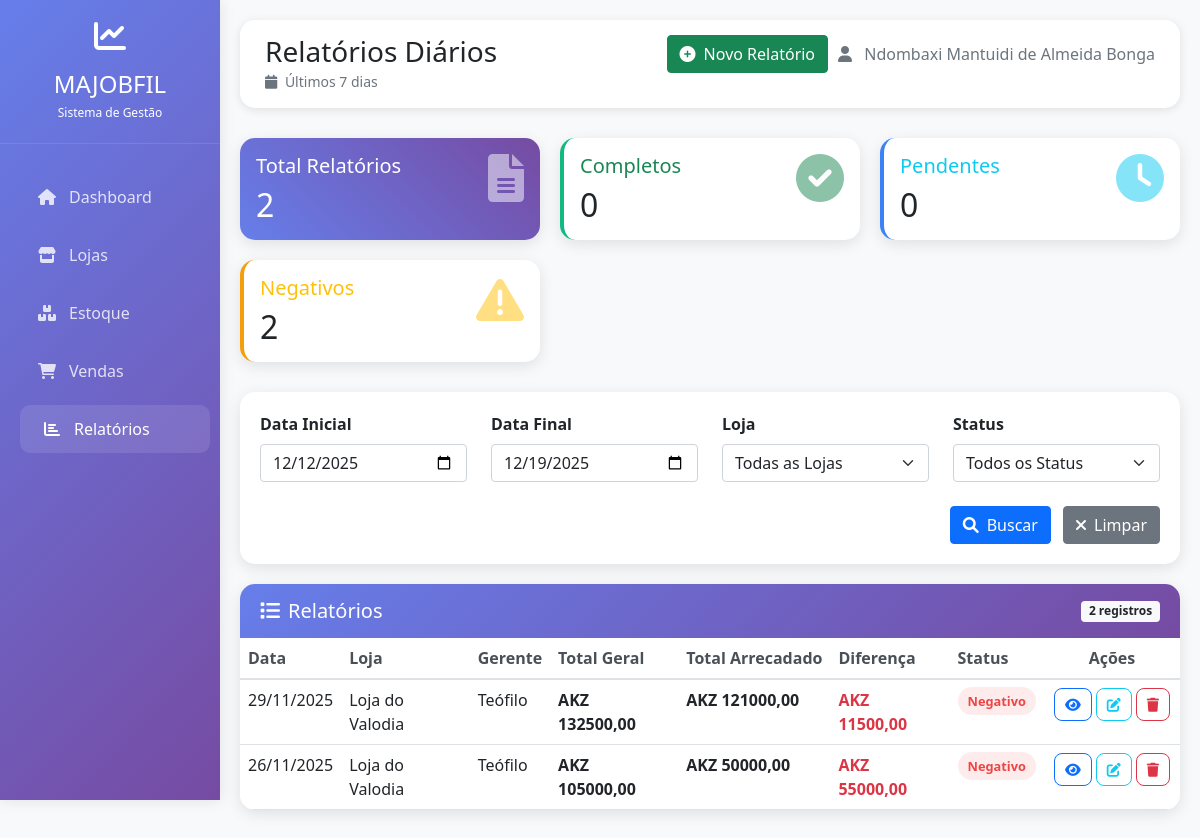
The page /relatorio/relatorios/lista/ (signed in) on the database as committed earlier.
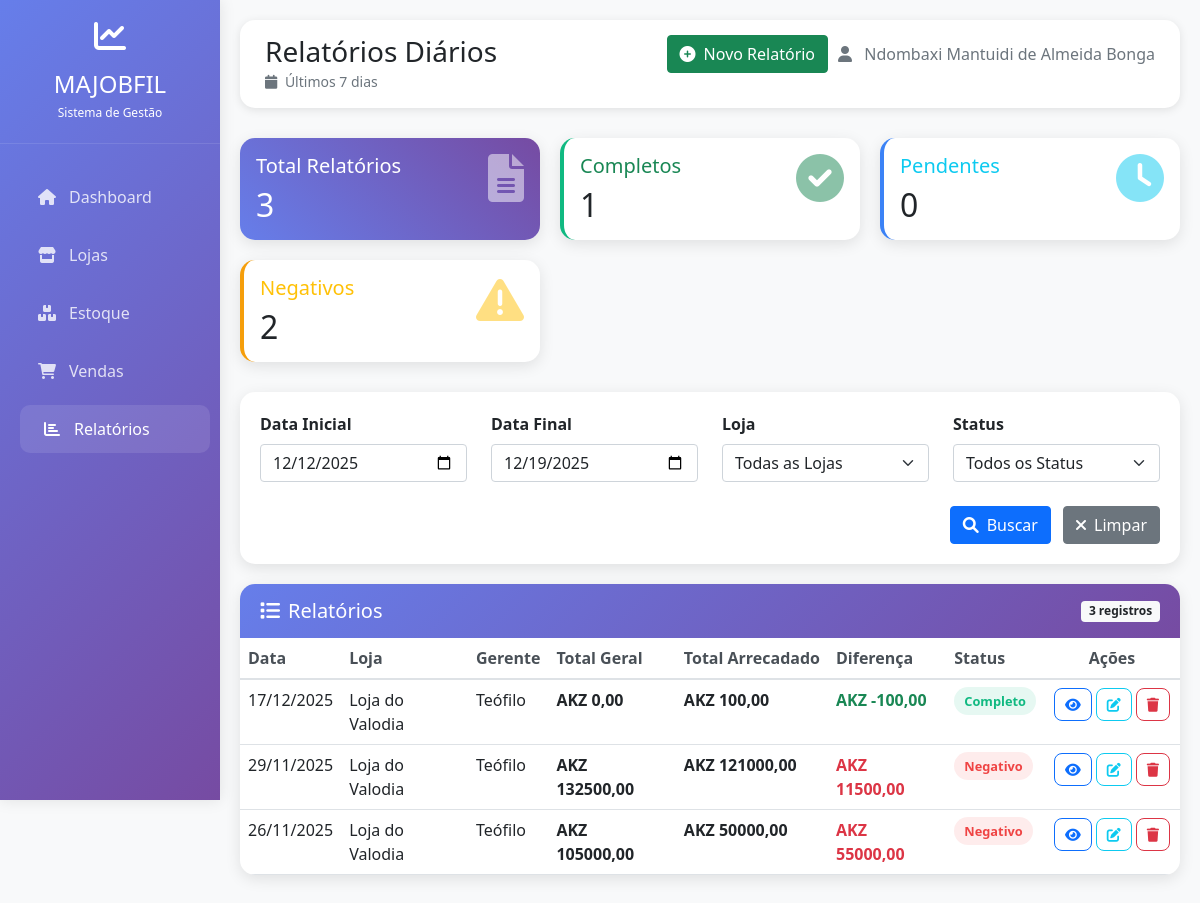
The same page on the database as committed later.
### relatorio/models.py (models this page shows, shortened)
class RelatorioDiario(models.Model):
    loja = models.ForeignKey(
        'lojas.Loja',
        on_delete=models.CASCADE,
        verbose_name='Loja',
        related_name='relatorios_diarios',
        null=True  # Permite null para migrações
    )
    usuario = models.ForeignKey(
    settings.AUTH_USER_MODEL,
    on_delete=models.CASCADE,
    verbose_name='Usuário/Gerente',
    related_name='relatorios_diarios',
    null=True  # Adicione esta linha temporariamente
    )
    data = models.DateField(verbose_name='Data')
    tpa = models.DecimalField(
        max_digits=10,
        decimal_places=2,
        verbose_name='TPA',
        default=0
    )
    dstv = models.DecimalField(
        max_digits=10,
        decimal_places=2,
        verbose_name='DSTV',
        default=0
    )
    inicio_dstv = models.DecimalField(
        max_digits=10,
        decimal_places=2,
        verbose_name='INICIO DA DSTV',
        default=0
    )
    resto_dstv = models.DecimalField(
        max_digits=10,
        decimal_places=2,
        verbose_name='RESTO DA DSTV',
        default=0
    )
    zap = models.DecimalField(
        max_digits=10,
        decimal_places=2,
        verbose_name='ZAP',
        default=0
    )
    resto_zap = models.DecimalField(
        max_digits=10,
        decimal_places=2,
        verbose_name='RESTO DA ZAP',
        default=0
    )
    unitel = models.DecimalField(
        max_digits=10,
        decimal_places=2,
        verbose_name='UNITEL',
        default=0
    )
    resto_unitel = models.DecimalField(
        max_digits=10,
        decimal_places=2,
        verbose_name='RESTO DA UNITEL',
        default=0
    )
    africell = models.DecimalField(
        max_digits=10,
        decimal_places=2,
        verbose_name='AFRICEL',
        default=0
    )
    resto_africell = models.DecimalField(
        max_digits=10,
        decimal_places=2,
        verbose_name='RESTO DA AFRICEL',
        default=0
    )
    recargas = models.DecimalField(
        max_digits=10,
        decimal_places=2,
        verbose_name='RECARGAS',
        default=0
    )
    detalhes_recargas = models.TextField(
        blank=True,
        null=True,
        verbose_name="Detalhes das Recargas em JSON"
    )
    acc = models.DecimalField(
        max_digits=10,
        decimal_places=2,
        verbose_name='ACC',
        default=0
    )
    total_geral = models.DecimalField(
        max_digits=10,
        decimal_places=2,
        verbose_name='TOTAL GERAL',
        default=0
    )
    dm = models.DecimalField(
        max_digits=10,
        decimal_places=2,
        verbose_name='DM',
        default=0
    )
    moedas = models.DecimalField(
        max_digits=10,
        decimal_places=2,
        verbose_name='MOEDAS',
        default=0
    )
    gastos = models.DecimalField(
        max_digits=10,
        decimal_places=2,
        verbose_name='GASTOS',
        default=0
    )
    observacao_falta = models.TextField(
        verbose_name='Observação da Falta',
        blank=True,
        null=True,
        help_text='Observação obrigatória quando há falta de dinheiro no caixa'
    )
    criado_em = models.DateTimeField(auto_now_add=True)
    atualizado_em = models.DateTimeField(auto_now=True)
    class Meta:
        verbose_name = 'Relatório Diário'
        verbose_name_plural = 'Relatórios Diários'
        ordering = ['-data', 'loja']
        unique_together = ['loja', 'data']
    def calcular_total_arrecadado(self):
        return (self.dm or Decimal('0.00')) + \
               (self.moedas or Decimal('0.00')) + \
               (self.tpa or Decimal('0.00')) + \
               (self.gastos or Decimal('0.00'))
    def calcular_diferenca(self):
        return self.total_geral - self.calcular_total_arrecadado()

### lojas/models.py (models this page shows, shortened)
class Loja(models.Model):
    PROVINCIAS = [
        ('Bengo', 'Bengo'),
        ('Benguela', 'Benguela'),
        ('Bié', 'Bié'),
        ('Cabinda', 'Cabinda'),
        ('Cuando-Cubango', 'Cuando-Cubango'),
        ('Cuanza-Norte', 'Cuanza-Norte'),
        ('Cuanza-Sul', 'Cuanza-Sul'),
        ('Cunene', 'Cunene'),
        ('Huambo', 'Huambo'),
        ('Huíla', 'Huíla'),
        ('Luanda', 'Luanda'),
        ('Lunda-Norte', 'Lunda-Norte'),
        ('Lunda-Sul', 'Lunda-Sul'),
        ('Malanje', 'Malanje'),
        ('Moxico', 'Moxico'),
        ('Namibe', 'Namibe'),
        ('Uíge', 'Uíge'),
        ('Zaire', 'Zaire'),
    ]
    nome = models.CharField(max_length=100, verbose_name='Nome da Loja')
    bairro = models.CharField(max_length=100, verbose_name='Bairro')
    cidade = models.CharField(max_length=100, verbose_name='Cidade')
    provincia = models.CharField(max_length=50, choices=PROVINCIAS, verbose_name='Província')
    municipio = models.CharField(max_length=100, verbose_name='Município')
    gerentes = models.ManyToManyField(
        settings.AUTH_USER_MODEL,
        verbose_name='Gerentes',
        related_name='lojas_gerenciadas'
    )
    class Meta:
        verbose_name = 'Loja'
        verbose_name_plural = 'Lojas'

### conta/models.py (models this page shows, shortened)
class Conta(AbstractBaseUser, PermissionsMixin):
    username = models.CharField('Nome de usuário', max_length=30, unique=True)
    email = models.EmailField('Email', unique=True)
    nome = models.CharField('Nome completo', max_length=100)
    telemovel = models.CharField('Telemóvel', max_length=15, blank=True, null=True)
    data_nascimento = models.DateField('Data de nascimento', blank=True, null=True)
    bilhete_identidade = models.CharField('Bilhete de Identidade', max_length=20, blank=True, null=True)
    bairro = models.CharField('Bairro', max_length=100, blank=True, null=True)
    cidade = models.CharField('Cidade', max_length=100, blank=True, null=True)
    provincia = models.CharField('Província', max_length=100, blank=True, null=True)
    municipio = models.CharField('Município', max_length=100, blank=True, null=True)
    is_active = models.BooleanField('Ativo', default=True)
    is_staff = models.BooleanField('Staff', default=False)
    is_superuser = models.BooleanField('superuser', default=False)
    date_joined = models.DateTimeField('Data de registro', default=timezone.now)
    objects = CustomUserManager()
    USERNAME_FIELD = 'email'
    REQUIRED_FIELDS = ['username', 'nome']
    class Meta:
        verbose_name = 'Conta'
        verbose_name_plural = 'Contas'
    def get_full_name(self):
        return self.nome

### relatorio/views.py (the view)
# urls.py: path('relatorios/lista/', views.lista_relatorios, name='listar_relatorios_diarios'),
@login_required
def lista_relatorios(request):
    if request.user.is_superuser:
        relatorios = RelatorioDiario.objects.all().select_related('loja', 'usuario')
        lojas = Loja.objects.all()
    else:
        lojas_usuario = request.user.lojas_gerenciadas.all()
        relatorios = RelatorioDiario.objects.filter(loja__in=lojas_usuario).select_related('loja', 'usuario')
        lojas = lojas_usuario
    data_inicial = request.GET.get('data_inicial')
    data_final = request.GET.get('data_final')
    loja_id = request.GET.get('loja')
    status = request.GET.get('status')
    if data_inicial:
        relatorios = relatorios.filter(data__gte=data_inicial)
    if data_final:
        relatorios = relatorios.filter(data__lte=data_final)
    if loja_id:
        relatorios = relatorios.filter(loja_id=loja_id)
    relatorios = relatorios.order_by('-data', 'loja__nome')
    total_relatorios = relatorios.count()
    completos = 0
    negativos = 0
    pendentes = 0
    relatorios_com_calculos = []
    for relatorio in relatorios:
        try:
            total_arrecadado = relatorio.calcular_total_arrecadado()
            diferenca = relatorio.calcular_diferenca()
            if diferenca < 0:
                completos += 1
                status_relatorio = 'completo'
            elif diferenca > 0:
                negativos += 1
                status_relatorio = 'negativo'
            else:
                pendentes += 1
                status_relatorio = 'pendente'
            if status and status != status_relatorio:
                continue
            relatorio.total_arrecadado_calculado = total_arrecadado
            relatorio.diferenca_calculada = diferenca
            relatorio.status = status_relatorio
            relatorios_com_calculos.append(relatorio)
        except Exception as e:
            print(f"Erro ao calcular totais para relatório {relatorio.id}: {e}")
            continue
    if status:
        completos = len([r for r in relatorios_com_calculos if r.status == 'completo'])
        negativos = len([r for r in relatorios_com_calculos if r.status == 'negativo'])
        pendentes = len([r for r in relatorios_com_calculos if r.status == 'pendente'])
        total_relatorios = len(relatorios_com_calculos)
    context = {
        'relatorios_recentes': relatorios_com_calculos,
        'total_relatorios': total_relatorios,
        'completos': completos,
        'negativos': negativos,
        'pendentes': pendentes,
        'lojas': lojas,
        'filtros': {
            'data_inicial': data_inicial,
            'data_final': data_final,
            'loja_id': loja_id,
            'status': status,
        }
    }
    return render(request, 'lista_relatorios.html', context)

### conta/context_processors.py (called while the page is built, shortened)
def estatisticas_relatorios(request):
    if request.user.is_superuser:
        relatorios = RelatorioDiario.objects.all()
    else:
        lojas_usuario = request.user.lojas_gerenciadas.all()
        relatorios = RelatorioDiario.objects.filter(loja__in=lojas_usuario)
    total_relatorios = relatorios.count()
    completos = 0
    negativos = 0
    pendentes = 0
    for relatorio in relatorios:
        try:
            diferenca = relatorio.calcular_diferenca()
            if diferenca > 0:
                completos += 1
            elif diferenca < 0:
                negativos += 1
            else:
                pendentes += 1
        except Exception:
            continue
    return {
        'estatisticas': {
            'total_relatorios': total_relatorios,
            'completos': completos,
            'pendentes': pendentes,
            'negativos': negativos,
        }
    }

def atividades_recentes_context(request):
    if not request.user.is_authenticated:
        return {'atividades_recentes': []}
    atividades = Atividade.objects.filter(
        usuario=request.user
    ).order_by('-data')[:5]
    return {'atividades_recentes': atividades}

### relatorio/templates/lista_relatorios.html (shortened to what the changed rows need)
<!DOCTYPE html>
<html lang="pt">
<head>
    <link href="https://cdn.jsdelivr.net/npm/bootstrap@5.1.3/dist/css/bootstrap.min.css" rel="stylesheet">
    <link href="https://cdnjs.cloudflare.com/ajax/libs/font-awesome/6.0.0/css/all.min.css" rel="stylesheet">
</head>
<body>
    <div class="main-content" id="mainContent">
        <div class="stats-grid fade-in">
            <div class="card stats-card card-primary text-white">
                <div class="card-body">
                    <div class="row">
                        <div class="col-8">
                            <h5>Total Relatórios</h5>
                            <h2 class="mb-0">{{ total_relatorios }}</h2>
                        </div>
                    </div>
                </div>
            </div>
            <div class="card stats-card card-success">
                <div class="card-body">
                    <div class="row">
                        <div class="col-8">
                            <h5 class="text-success">Completos</h5>
                            <h2 class="mb-0 text-dark">{{ completos }}</h2>
                        </div>
                    </div>
                </div>
            </div>
            <div class="card stats-card card-info">
                <div class="card-body">
                    <div class="row">
                        <div class="col-8">
                            <h2 class="mb-0 text-dark">{{ pendentes }}</h2>
                        </div>
                    </div>
                </div>
            </div>
            <div class="card stats-card card-warning">
                <div class="card-body">
                    <div class="row">
                        <div class="col-8">
                            <h2 class="mb-0 text-dark">{{ negativos }}</h2>
                        </div>
                    </div>
                </div>
            </div>
        </div>
        <div class="table-container fade-in">
            <div class="table-header d-flex justify-content-between align-items-center flex-wrap gap-2">
                <h5 class="mb-0"><i class="fas fa-list me-2"></i>Relatórios</h5>
                <span class="badge bg-light text-dark">{{ relatorios_recentes|length }} registros</span>
            </div>
            <div class="table-responsive">
                <table class="table table-hover mb-0">
                    <thead>
                        <tr>
                            <th>Data</th>
                            <th>Loja</th>
                            <th>Gerente</th>
                            <th>Total Geral</th>
                            <th>Total Arrecadado</th>
                            <th>Diferença</th>
                            <th>Status</th>
                            <th class="text-center">Ações</th>
                        </tr>
                    </thead>
                    <tbody>
                    {% for relatorio in relatorios_recentes %}
                    <tr>
                        <td>{{ relatorio.data|date:"d/m/Y" }}</td>
                        <td>{{ relatorio.loja.nome|default:"N/A" }}</td>
                        <td>{{ relatorio.usuario.get_full_name|default:relatorio.usuario.username }}</td>
                        <td><strong>AKZ {{ relatorio.total_geral|floatformat:2 }}</strong></td>
                        <td><strong>AKZ {{ relatorio.total_arrecadado_calculado|floatformat:2 }}</strong></td>
                        <td class="{% if relatorio.diferenca_calculada < 0 %}text-success{% elif relatorio.diferenca_calculada > 0 %}text-danger{% else %}text-warning{% endif %} fw-bold">
                            AKZ {{ relatorio.diferenca_calculada|floatformat:2 }}
                        </td>
                        <td>
                            {% if relatorio.campos_pendentes %}
                                <span class="status-badge status-pendente">Pendente</span>
                            {% else %}
                                {% if relatorio.total_arrecadado_calculado >= relatorio.total_geral %}
                                    <span class="status-badge status-completo">Completo</span>
                                {% else %}
                                    <span class="status-badge status-negativo">Negativo</span>
                                {% endif %}
                            {% endif %}
                        </td>
                        <td class="text-center">
                            <div class="d-flex justify-content-center">
                                <a href="{% url 'detalhes_relatorio_diario' relatorio.id %}" class="btn btn-sm btn-outline-primary acoes-btn" title="Ver Detalhes">
                                    <i class="fas fa-eye"></i>
                                </a>
                                {% if user.is_superuser %}
                                <a href="{% url 'editar_relatorio_diario' relatorio.id %}" class="btn btn-sm btn-outline-info acoes-btn" title="Editar">
                                    <i class="fas fa-edit"></i>
                                </a>
                                <a href="{% url 'excluir_relatorio_diario' relatorio.id %}" class="btn btn-sm btn-outline-danger acoes-btn" title="Excluir">
                                    <i class="fas fa-trash"></i>
                                </a>
                                {% endif %}
                            </div>
                        </td>
                    </tr>
                    {% endfor %}
                </tbody>
                </table>
            </div>
        </div>
    </div>
</body>
</html>

Rows that differ between the two databases and show on the page:
added RelatorioDiario: data "17/12/2025", loja.nome "Loja do Valodia", usuario.get_full_name "Teófilo", total_geral "0,00", total_arrecadado_calculado "100,00", diferenca_calculada "-100,00", shows "Completo"
Other text that changed with them:
{{ total_relatorios }}: "2" → "3"
{{ completos }}: "0" → "1"
{{ relatorios_recentes|length }}: "2" → "3"
